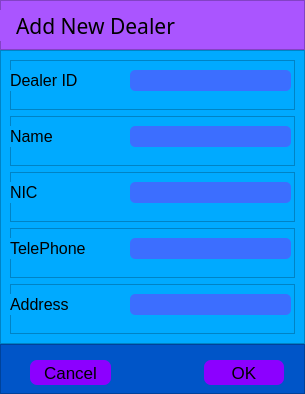
<?xml version="1.0" encoding="UTF-8"?>
<ui version="4.0">
 <class>AddNewDealer</class>
 <widget class="QDialog" name="AddNewDealer">
  <property name="geometry">
   <rect>
    <x>0</x>
    <y>0</y>
    <width>305</width>
    <height>394</height>
   </rect>
  </property>
  <property name="windowTitle">
   <string>Dialog</string>
  </property>
  <layout class="QVBoxLayout" name="verticalLayout_3">
   <property name="spacing">
    <number>0</number>
   </property>
   <property name="leftMargin">
    <number>0</number>
   </property>
   <property name="topMargin">
    <number>0</number>
   </property>
   <property name="rightMargin">
    <number>0</number>
   </property>
   <property name="bottomMargin">
    <number>0</number>
   </property>
   <item>
    <widget class="QFrame" name="frame">
     <property name="styleSheet">
      <string notr="true"/>
     </property>
     <property name="frameShape">
      <enum>QFrame::NoFrame</enum>
     </property>
     <property name="frameShadow">
      <enum>QFrame::Raised</enum>
     </property>
     <layout class="QVBoxLayout" name="verticalLayout">
      <property name="spacing">
       <number>0</number>
      </property>
      <property name="leftMargin">
       <number>0</number>
      </property>
      <property name="topMargin">
       <number>0</number>
      </property>
      <property name="rightMargin">
       <number>0</number>
      </property>
      <property name="bottomMargin">
       <number>0</number>
      </property>
      <item>
       <widget class="QFrame" name="Top">
        <property name="minimumSize">
         <size>
          <width>0</width>
          <height>50</height>
         </size>
        </property>
        <property name="maximumSize">
         <size>
          <width>16777215</width>
          <height>50</height>
         </size>
        </property>
        <property name="styleSheet">
         <string notr="true">background-color: rgb(170, 85, 255);</string>
        </property>
        <property name="frameShape">
         <enum>QFrame::StyledPanel</enum>
        </property>
        <property name="frameShadow">
         <enum>QFrame::Raised</enum>
        </property>
        <widget class="QLabel" name="label_2">
         <property name="geometry">
          <rect>
           <x>0</x>
           <y>10</y>
           <width>191</width>
           <height>31</height>
          </rect>
         </property>
         <property name="font">
          <font>
           <family>MV Boli</family>
           <pointsize>16</pointsize>
           <weight>50</weight>
           <italic>false</italic>
           <bold>false</bold>
          </font>
         </property>
         <property name="styleSheet">
          <string notr="true">font: 16pt &quot;MV Boli&quot;;</string>
         </property>
         <property name="text">
          <string>Add New Dealer</string>
         </property>
         <property name="alignment">
          <set>Qt::AlignCenter</set>
         </property>
        </widget>
       </widget>
      </item>
      <item>
       <widget class="QFrame" name="Main">
        <property name="styleSheet">
         <string notr="true">QFrame{
	background-color: rgb(0, 170, 255);
}

QLineEdit {
	border-radius: 5px;
	background-color: rgba(85, 85, 255,180);
}
QLineEdit:hover {
	border-radius: 5px;
	background-color: rgba(85, 85, 255, 250);
}</string>
        </property>
        <property name="frameShape">
         <enum>QFrame::StyledPanel</enum>
        </property>
        <property name="frameShadow">
         <enum>QFrame::Raised</enum>
        </property>
        <layout class="QVBoxLayout" name="verticalLayout_2">
         <item>
          <widget class="QFrame" name="frame_2">
           <property name="minimumSize">
            <size>
             <width>285</width>
             <height>50</height>
            </size>
           </property>
           <property name="maximumSize">
            <size>
             <width>285</width>
             <height>50</height>
            </size>
           </property>
           <property name="frameShape">
            <enum>QFrame::StyledPanel</enum>
           </property>
           <property name="frameShadow">
            <enum>QFrame::Raised</enum>
           </property>
           <widget class="QLabel" name="label_3">
            <property name="geometry">
             <rect>
              <x>0</x>
              <y>10</y>
              <width>111</width>
              <height>21</height>
             </rect>
            </property>
            <property name="font">
             <font>
              <pointsize>12</pointsize>
             </font>
            </property>
            <property name="text">
             <string>Dealer ID</string>
            </property>
           </widget>
           <widget class="QLineEdit" name="dealerID">
            <property name="geometry">
             <rect>
              <x>120</x>
              <y>10</y>
              <width>161</width>
              <height>21</height>
             </rect>
            </property>
            <property name="font">
             <font>
              <pointsize>13</pointsize>
             </font>
            </property>
            <property name="text">
             <string/>
            </property>
           </widget>
          </widget>
         </item>
         <item>
          <widget class="QFrame" name="frame_3">
           <property name="minimumSize">
            <size>
             <width>285</width>
             <height>50</height>
            </size>
           </property>
           <property name="maximumSize">
            <size>
             <width>285</width>
             <height>50</height>
            </size>
           </property>
           <property name="frameShape">
            <enum>QFrame::StyledPanel</enum>
           </property>
           <property name="frameShadow">
            <enum>QFrame::Raised</enum>
           </property>
           <widget class="QLineEdit" name="name">
            <property name="geometry">
             <rect>
              <x>120</x>
              <y>10</y>
              <width>161</width>
              <height>21</height>
             </rect>
            </property>
            <property name="font">
             <font>
              <pointsize>13</pointsize>
             </font>
            </property>
           </widget>
           <widget class="QLabel" name="label_6">
            <property name="geometry">
             <rect>
              <x>0</x>
              <y>10</y>
              <width>91</width>
              <height>21</height>
             </rect>
            </property>
            <property name="font">
             <font>
              <pointsize>12</pointsize>
             </font>
            </property>
            <property name="text">
             <string>Name</string>
            </property>
           </widget>
          </widget>
         </item>
         <item>
          <widget class="QFrame" name="frame_4">
           <property name="minimumSize">
            <size>
             <width>285</width>
             <height>50</height>
            </size>
           </property>
           <property name="maximumSize">
            <size>
             <width>285</width>
             <height>50</height>
            </size>
           </property>
           <property name="frameShape">
            <enum>QFrame::StyledPanel</enum>
           </property>
           <property name="frameShadow">
            <enum>QFrame::Raised</enum>
           </property>
           <widget class="QLineEdit" name="nic">
            <property name="geometry">
             <rect>
              <x>120</x>
              <y>10</y>
              <width>161</width>
              <height>21</height>
             </rect>
            </property>
            <property name="font">
             <font>
              <pointsize>13</pointsize>
             </font>
            </property>
           </widget>
           <widget class="QLabel" name="label_4">
            <property name="geometry">
             <rect>
              <x>0</x>
              <y>10</y>
              <width>101</width>
              <height>21</height>
             </rect>
            </property>
            <property name="font">
             <font>
              <pointsize>12</pointsize>
             </font>
            </property>
            <property name="text">
             <string>NIC</string>
            </property>
           </widget>
          </widget>
         </item>
         <item>
          <widget class="QFrame" name="frame_7">
           <property name="minimumSize">
            <size>
             <width>285</width>
             <height>50</height>
            </size>
           </property>
           <property name="maximumSize">
            <size>
             <width>285</width>
             <height>50</height>
            </size>
           </property>
           <property name="frameShape">
            <enum>QFrame::StyledPanel</enum>
           </property>
           <property name="frameShadow">
            <enum>QFrame::Raised</enum>
           </property>
           <widget class="QLineEdit" name="tele">
            <property name="geometry">
             <rect>
              <x>120</x>
              <y>10</y>
              <width>161</width>
              <height>21</height>
             </rect>
            </property>
            <property name="font">
             <font>
              <pointsize>13</pointsize>
             </font>
            </property>
           </widget>
           <widget class="QLabel" name="label_9">
            <property name="geometry">
             <rect>
              <x>0</x>
              <y>10</y>
              <width>101</width>
              <height>21</height>
             </rect>
            </property>
            <property name="font">
             <font>
              <pointsize>12</pointsize>
             </font>
            </property>
            <property name="text">
             <string>TelePhone</string>
            </property>
           </widget>
          </widget>
         </item>
         <item>
          <widget class="QFrame" name="frame_5">
           <property name="minimumSize">
            <size>
             <width>285</width>
             <height>50</height>
            </size>
           </property>
           <property name="maximumSize">
            <size>
             <width>285</width>
             <height>50</height>
            </size>
           </property>
           <property name="frameShape">
            <enum>QFrame::StyledPanel</enum>
           </property>
           <property name="frameShadow">
            <enum>QFrame::Raised</enum>
           </property>
           <widget class="QLineEdit" name="address">
            <property name="geometry">
             <rect>
              <x>120</x>
              <y>10</y>
              <width>161</width>
              <height>21</height>
             </rect>
            </property>
            <property name="font">
             <font>
              <pointsize>13</pointsize>
             </font>
            </property>
           </widget>
           <widget class="QLabel" name="label_5">
            <property name="geometry">
             <rect>
              <x>0</x>
              <y>10</y>
              <width>81</width>
              <height>21</height>
             </rect>
            </property>
            <property name="font">
             <font>
              <pointsize>12</pointsize>
             </font>
            </property>
            <property name="text">
             <string>Address</string>
            </property>
           </widget>
          </widget>
         </item>
        </layout>
       </widget>
      </item>
      <item>
       <widget class="QFrame" name="Bottom">
        <property name="minimumSize">
         <size>
          <width>0</width>
          <height>50</height>
         </size>
        </property>
        <property name="maximumSize">
         <size>
          <width>16777215</width>
          <height>50</height>
         </size>
        </property>
        <property name="styleSheet">
         <string notr="true">QFrame{
	background-color: rgb(0, 85, 200);
}
QPushButton {
	border-radius: 7px;
	
	background-color: rgb(140, 0, 255);
}
QPushButton::hover {
	background-color: rgba(140, 0, 255, 200);
}</string>
        </property>
        <property name="frameShape">
         <enum>QFrame::StyledPanel</enum>
        </property>
        <property name="frameShadow">
         <enum>QFrame::Raised</enum>
        </property>
        <widget class="QPushButton" name="btnCancelAddToStore">
         <property name="geometry">
          <rect>
           <x>30</x>
           <y>16</y>
           <width>81</width>
           <height>25</height>
          </rect>
         </property>
         <property name="font">
          <font>
           <pointsize>13</pointsize>
          </font>
         </property>
         <property name="text">
          <string>Cancel</string>
         </property>
        </widget>
        <widget class="QPushButton" name="OK">
         <property name="geometry">
          <rect>
           <x>204</x>
           <y>16</y>
           <width>80</width>
           <height>25</height>
          </rect>
         </property>
         <property name="font">
          <font>
           <pointsize>13</pointsize>
          </font>
         </property>
         <property name="text">
          <string>OK</string>
         </property>
        </widget>
       </widget>
      </item>
     </layout>
    </widget>
   </item>
  </layout>
 </widget>
 <resources/>
 <connections/>
</ui>
